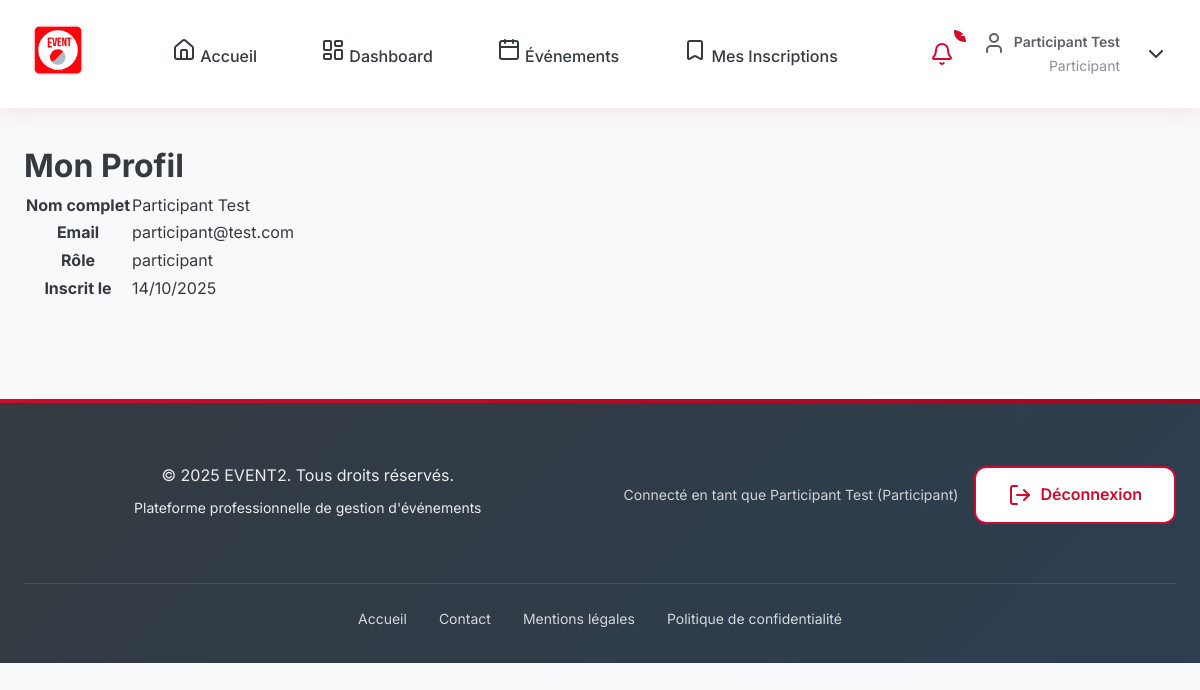
The page /participant/profil.php (signed in) on the database its author committed.
### tables this page shows
CREATE TABLE utilisateurs (
    id INT PRIMARY KEY AUTO_INCREMENT,
    nom_complet VARCHAR(255) NOT NULL,
    email VARCHAR(255) NOT NULL,
    mot_de_passe_hash VARCHAR(255) NOT NULL,
    role ENUM('admin', 'organisateur', 'participant') DEFAULT 'participant',
    email_verifie BOOLEAN DEFAULT FALSE,
    date_creation DATETIME DEFAULT CURRENT_TIMESTAMP,
    statut_verification ENUM('en_attente', 'verifie', 'rejete') DEFAULT 'en_attente',
    date_demande_verification DATETIME NULL,
    date_verification DATETIME NULL,
    verifie_par_admin_id INT NULL,
    gmail_app_password VARCHAR(255) NULL
);

### participant/profil.php (the view, shortened to what this page needs)
<?php
$db = Database::getInstance();
$user = $db->prepare("
    SELECT nom_complet, email, role, date_creation
    FROM utilisateurs WHERE id = ?
");
$user->execute([$_SESSION['user_id']]);
$data = $user->fetch();
include '../includes/header.php';
?>
<main class="dashboard">
  <div class="container">
    <h1>Mon Profil</h1>
    <table class="table">
      <tr><th>Nom complet</th><td><?=htmlspecialchars($data['nom_complet'])?></td></tr>
      <tr><th>Email</th><td><?=htmlspecialchars($data['email'])?></td></tr>
      <tr><th>Rôle</th><td><?=htmlspecialchars($data['role'])?></td></tr>
      <tr><th>Inscrit le</th><td><?=date('d/m/Y',strtotime($data['date_creation']))?></td></tr>
    </table>
  </div>
</main>
<?php include '../includes/footer.php'; ?>

### assets/css/style.css (style rules this page uses)
:root { --cerise-primary: #D20A2E; --cerise-dark: #A0081F; --cerise-light: #E63954; --white: #FFFFFF; --grey-light: #F8F9FA; --grey-medium: #6C757D; --grey-dark: #343A40; --shadow: rgba(210, 10, 46, 0.1); --gradient: linear-gradient(135deg, var(--cerise-primary) 0%, var(--cerise-dark) 100%); }
* { margin: 0; padding: 0; box-sizing: border-box; }
body { font-family: 'Inter', 'Segoe UI', Tahoma, Geneva, Verdana, sans-serif; line-height: 1.6; color: var(--grey-dark); background: var(--grey-light); font-size: 16px; }
.container { max-width: 1200px; margin: 0 auto; padding: 0 1.5rem; }
.dashboard { padding: 2rem 0; }

### rows shown on the page
utilisateurs: nom_complet "Participant Test", email "participant@test.com", role "participant", date_creation "14/10/2025"

### other values the page prints
$_SESSION['user_name'] "Participant Test"
$_SESSION['user_role'] "Participant"
